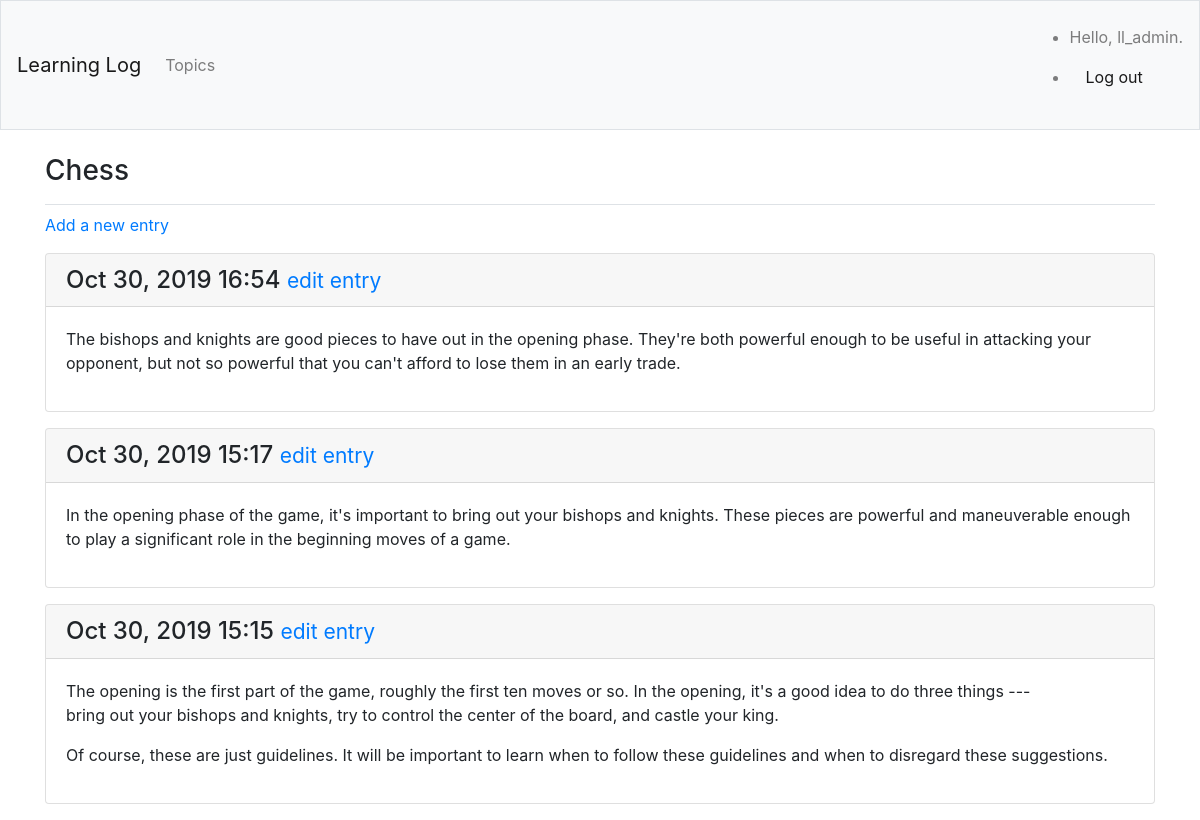
The page /topics/1/ (signed in) on the database its author committed.
### learning_logs/models.py (models this page shows, shortened)
class Topic(models.Model):
    text = models.CharField(max_length=200)
    date_added = models.DateTimeField(auto_now_add=True)
    owner = models.ForeignKey(User, on_delete=models.CASCADE)
    def __str__(self):
        return self.text

class Entry(models.Model):
    topic = models.ForeignKey(Topic, on_delete=models.CASCADE)
    text = models.TextField()
    date_added = models.DateTimeField(auto_now_add=True)
    class Meta:
        verbose_name_plural = 'entries'

### learning_logs/views.py (the view)
# urls.py: path('topics/<int:topic_id>/', views.topic, name='topic'),
@login_required
def topic(request, topic_id):
    topic = Topic.objects.get(id=topic_id)
    if topic.owner != request.user:
        raise Http404
    entries = topic.entry_set.order_by('-date_added')
    context = {'topic': topic, 'entries': entries}
    return render(request, 'learning_logs/topic.html', context)

### learning_logs/templates/learning_logs/topic.html
{% extends 'learning_logs/base.html' %}
{% block page_header %}
  <h3>{{ topic }}</h3>
{% endblock page_header %}
{% block content %}
  <p>
      <a href="{% url 'learning_logs:new_entry' topic.id %}">Add a new entry</a>
  </p>
    {% for entry in entries %}
      <div class="card mb-3">
          <h4 class="card-header">
              {{ entry.date_added|date:'M d, Y H:i' }}
              <small><a href="{% url 'learning_logs:edit_entry' entry.id %}">
                  edit entry
              </a></small>
          </h4>
          <div class="card-body">
              {{ entry.text|linebreaks }}
          </div>
      </div>
      {% empty %}
        <p>There are no entries for this topic yet.</p>
      {% endfor %}
{% endblock content %}

### learning_logs/templates/learning_logs/base.html (shortened to what this page needs)
{% load bootstrap4 %}
<html lang="en">
<head>
    {% bootstrap_css %}
</head>
<body>
    <nav class="navbar navbar-expand-md navbar-light bg-light mb-4 border">
        <a class="navbar-brand" href="{% url 'learning_logs:index' %}">
            Learning Log</a>
        <div class="collapse navbar-collapse" id="navbarCollapse">
            <ul class="navbar-nav mr-auto">
                <li class="nav-item">
                    <a class="nav-link" href="{% url 'learning_logs:topics' %}">
                        Topics
                    </a>
                </li>
            </ul>
            <ul class="navbar-text ml-auto">
                {% if user.is_authenticated %}
                  <li class="nav-item">
                      <span class="navbar-text"}>Hello, {{ user.username }}.</span>
                  </li>
                  <li class="nav-item">
                      <a class="nav-link" href="{% url 'users:logout' %}">Log out</a>
                  </li>
                {% endif %}
            </ul>
        </div>
    </nav>
    <main role="main" class="container">
        <div class="pb-2 mb-2 border-bottom">
            {% block page_header %}{% endblock page_header %}
        </div>
        <div>
            {% block content %}{% endblock content %}
        </div>
    </main>
</body>
</html>

### rows shown on the page
Topic: text "Chess"
Entry: date_added "Oct 30, 2019 16:54", text "The bishops and knights are good pieces to have out in the opening phase. They're both powerful enough to be useful in attacking your opponent, but not so powerful that you can't afford to lose them in an early trade."
Entry: date_added "Oct 30, 2019 15:17", text "In the opening phase of the game, it's important to bring out your bishops and knights. These pieces are powerful and maneuverable enough to play a significant role in the beginning moves of a game."
Entry: date_added "Oct 30, 2019 15:15", text "The opening is the first part of the game, roughly the first ten moves or so. In the opening, it's a good idea to do three things --- bring out your bishops and knights, try to control the center of the board, and castle your king. Of course, these are just guidelines. It will be important to learn when to follow these guidelines and when to disregard these suggestions."

### other values the page prints
{{ user.username }} "ll_admin"
